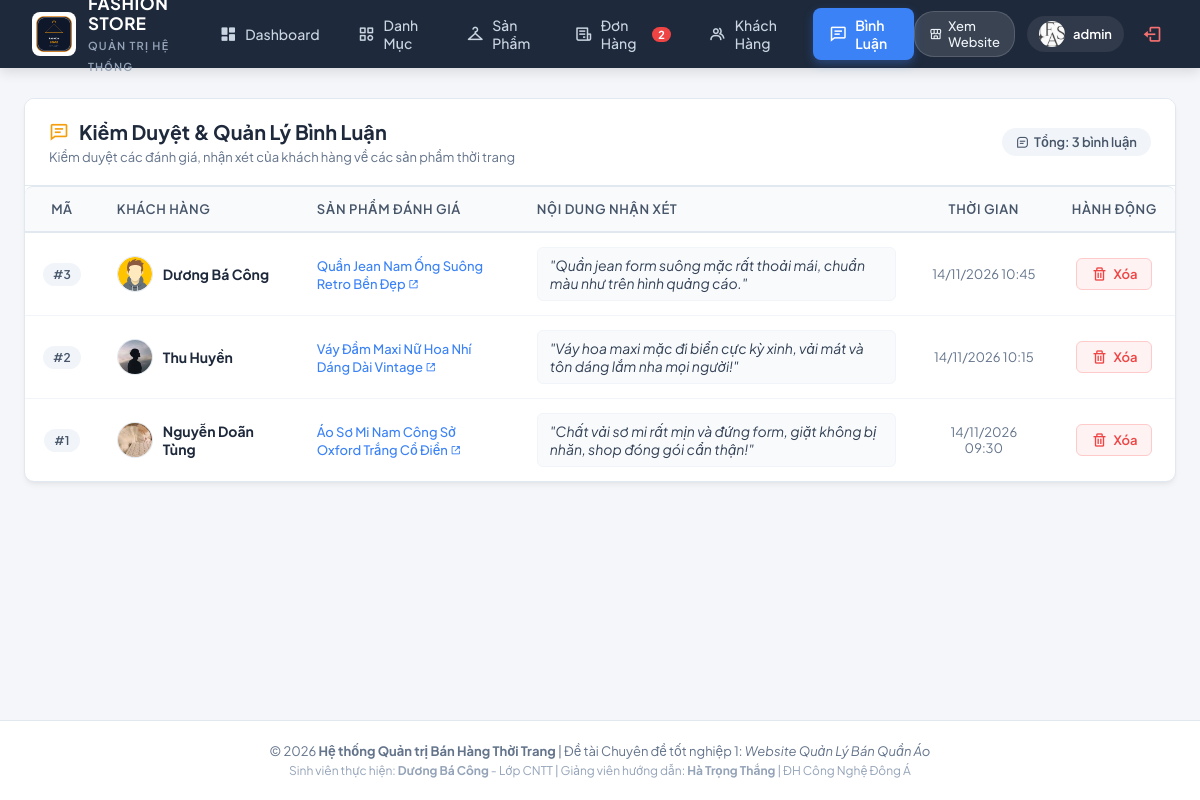
The page /controller/indexAdmin.php?act=binhluan (signed in) on the database its author committed.
### tables this page shows
CREATE TABLE `binhluan` (
  `id` int(11) NOT NULL AUTO_INCREMENT,
  `hinh` varchar(225) NOT NULL,
  `iduser` int(11) NOT NULL,
  `idsp` int(11) NOT NULL,
  `noidung` varchar(225) NOT NULL,
  `postdate` varchar(225) NOT NULL,
  `name` varchar(225) NOT NULL,
  PRIMARY KEY (`id`)
);

CREATE TABLE `sanpham` (
  `id` int(11) NOT NULL AUTO_INCREMENT,
  `hinh` varchar(255) NOT NULL,
  `tensp` varchar(255) NOT NULL,
  `gia` int(11) NOT NULL,
  `iddanhmuc` int(11) NOT NULL,
  PRIMARY KEY (`id`)
);

### model/config.php (called while the page is built, shortened)
<?php
  function pdo_con(){
    static $cached_conn = null;
    if ($cached_conn !== null) {
      return $cached_conn;
    }
    $http_host = $_SERVER['HTTP_HOST'] ?? '';
    $is_infinityfree = (strpos($http_host, 'infinityfree') !== false || strpos($http_host, 'epizy.com') !== false);
    if ($is_infinityfree) {
      $servername = "sql302.infinityfree.com";
      $username = "if0_43184606";
      $password = "8gZKYLk9Rk6UBlL";
      $dbname = "if0_43184606_duan1";
      $port = 3306;
      $db_candidates = [$dbname];
    } else {
      $servername = "127.0.0.1";
      $username = "root";
      $password = "";
      $port = 3306;
      $db_candidates = ['duanmau', 'duan1'];
    }
    foreach ($db_candidates as $try_db) {
      try {
        $conn = new PDO("mysql:host=$servername;port=$port;dbname=$try_db;charset=utf8", $username, $password, [
          PDO::ATTR_ERRMODE => PDO::ERRMODE_EXCEPTION,
          PDO::ATTR_TIMEOUT => 2
        ]);
        $cached_conn = $conn;
        return $cached_conn;
      } catch (PDOException $e) {
      }
    }
    return null;
  }
  function pdo_query($sql){
    $sql_args = array_slice(func_get_args(), 1);
    $conn = pdo_con();
    try {
      $stmt = $conn->prepare($sql);
      $stmt->execute($sql_args);
      $rows = $stmt->fetchAll();
      return $rows ? $rows : [];
    } catch (PDOException $e) {
      throw $e;
    }
  }
?>

### model/binhluan.php (called while the page is built, shortened)
<?php
function binhluan_showall(){
    $sql = "SELECT binhluan.*, sanpham.tensp FROM binhluan LEFT JOIN sanpham ON binhluan.idsp = sanpham.id ORDER BY binhluan.id DESC";
    return pdo_query($sql);
}
?>

### viewAdmin/binhluan.php (the view, shortened to what this page needs)
<?php
$list_binhluan = binhluan_showall();
?>
<div class="admin-card">
    <div class="admin-card-header">
        <div class="admin-card-title-group">
            <h2><i class='bx bx-comment-detail' style="color: #f59e0b;"></i> Kiểm Duyệt & Quản Lý Bình Luận</h2>
            <p>Kiểm duyệt các đánh giá, nhận xét của khách hàng về các sản phẩm thời trang</p>
        </div>
        <div>
            <span class="badge-pill badge-neutral" style="font-size: 13px; padding: 6px 14px;">
                <i class='bx bx-message-square-detail'></i> Tổng: <?= count($list_binhluan) ?> bình luận
            </span>
        </div>
    </div>
    <div class="admin-card-body" style="padding: 0;">
        <div class="table-responsive">
            <table class="admin-table">
                <thead>
                    <tr>
                        <th style="width: 70px; text-align: center;">Mã</th>
                        <th style="width: 200px;">Khách Hàng</th>
                        <th style="width: 220px;">Sản Phẩm Đánh Giá</th>
                        <th>Nội Dung Nhận Xét</th>
                        <th style="width: 140px; text-align: center;">Thời Gian</th>
                        <th style="width: 120px; text-align: center;">Hành Động</th>
                    </tr>
                </thead>
                <tbody>
                    <?php if (!empty($list_binhluan)): ?>
                        <?php foreach ($list_binhluan as $row):
                            $id = $row['id'];
                            $name = $row['name'];
                            $hinh = !empty($row['hinh']) ? $row['hinh'] : 'iconUser.png';
                            $idsp = $row['idsp'];
                            $tensp = !empty($row['tensp']) ? $row['tensp'] : ('Sản phẩm #' . $idsp);
                            $noidung = $row['noidung'];
                            $postdate = $row['postdate'];
                            $dellink = "../controller/indexAdmin.php?act=binhluan&id=" . $id;
                        ?>
                            <tr>
                                <td style="text-align: center;">
                                    <span class="badge-pill badge-neutral">#<?= $id ?></span>
                                </td>
                                <td>
                                    <div style="display: flex; align-items: center; gap: 10px;">
                                        <img src="../view/images/<?= htmlspecialchars($hinh) ?>" alt="" style="width: 36px; height: 36px; border-radius: 50%; object-fit: cover; border: 1px solid #e2e8f0;">
                                        <strong style="color: #1e293b;"><?= htmlspecialchars($name) ?></strong>
                                    </div>
                                </td>
                                <td>
                                    <a href="../controller/index.php?act=chitietsp&idsanpham=<?= $idsp ?>" target="_blank" style="color: #3b82f6; text-decoration: none; font-weight: 500; font-size: 13px;">
                                        <?= htmlspecialchars($tensp) ?> <i class='bx bx-link-external' style="font-size: 11px;"></i>
                                    </a>
                                </td>
                                <td>
                                    <div style="background: #f8fafc; border: 1px solid #f1f5f9; padding: 8px 12px; border-radius: 6px; font-style: italic; color: #334155;">
                                        "<?= htmlspecialchars($noidung) ?>"
                                    </div>
                                </td>
                                <td style="text-align: center; color: #64748b; font-size: 13px;">
                                    <?= htmlspecialchars($postdate) ?>
                                </td>
                                <td style="text-align: center;">
                                    <a onclick="return confirm('Bạn có chắc chắn muốn xóa bình luận này?')" href="<?= $dellink ?>" class="btn-action btn-delete" title="Xóa bình luận vi phạm">
                                        <i class='bx bx-trash'></i> Xóa
                                    </a>
                                </td>
                            </tr>
                        <?php endforeach; ?>
                    <?php endif; ?>
                </tbody>
            </table>
        </div>
    </div>
</div>

### view/css/admin.css (style rules this page uses)
:root { --admin-bg: #f4f6fa; --admin-card-bg: #ffffff; --admin-header-bg: #1e293b; --admin-text-main: #1e293b; --admin-text-muted: #64748b; --admin-border: #e2e8f0; --admin-primary: #3b82f6; --admin-primary-hover: #2563eb; --admin-success: #10b981; --admin-success-hover: #059669; --admin-danger: #ef4444; --admin-danger-hover: #dc2626; --admin-warning: #f59e0b; --admin-info: #06b6d4; --admin-radius: 10px; --admin-shadow: 0 4px 6px -1px rgba(0, 0, 0, 0.05), 0 2px 4px -2px rgba(0, 0, 0, 0.05); --admin-shadow-lg: 0 10px 15px -3px rgba(0, 0, 0, 0.08), 0 4px 6px -4px rgba(0, 0, 0, 0.04); }
* { box-sizing: border-box; margin: 0; padding: 0; }
body.admin-body { font-family: 'Plus Jakarta Sans', 'Quicksand', -apple-system, BlinkMacSystemFont, 'Segoe UI', Roboto, sans-serif; background-color: var(--admin-bg); color: var(--admin-text-main); min-height: 100vh; display: flex; flex-direction: column; }
.admin-card { background: var(--admin-card-bg); border-radius: var(--admin-radius); border: 1px solid var(--admin-border); box-shadow: var(--admin-shadow); overflow: hidden; margin-bottom: 30px; transition: box-shadow 0.25s ease; }
.admin-card-header { padding: 20px 24px; border-bottom: 1px solid var(--admin-border); display: flex; align-items: center; justify-content: space-between; flex-wrap: wrap; gap: 16px; background: #ffffff; }
.admin-card-title-group h2 { font-size: 20px; font-weight: 700; color: var(--admin-text-main); display: flex; align-items: center; gap: 10px; margin: 0; }
.admin-card-title-group p { font-size: 13px; color: var(--admin-text-muted); margin-top: 4px; }
.admin-card-body { padding: 24px; }
.table-responsive { width: 100%; overflow-x: auto; }
.admin-table { width: 100%; border-collapse: separate; border-spacing: 0; text-align: left; }
.admin-table thead tr th { background: #f8fafc; color: #475569; font-size: 13px; font-weight: 600; text-transform: uppercase; letter-spacing: 0.6px; padding: 14px 18px; border-top: 1px solid var(--admin-border); border-bottom: 2px solid var(--admin-border); white-space: nowrap; }
.admin-table thead tr th:first-child { border-top-left-radius: 8px; }
.admin-table thead tr th:last-child { border-top-right-radius: 8px; }
.admin-table tbody tr { transition: background-color 0.15s ease; }
.admin-table tbody tr td { padding: 14px 18px; border-bottom: 1px solid #f1f5f9; font-size: 14px; color: #334155; vertical-align: middle; }
.admin-table tbody tr:last-child td { border-bottom: none; }
.btn-action { display: inline-flex; align-items: center; gap: 6px; padding: 7px 14px; border-radius: 6px; font-size: 13px; font-weight: 600; text-decoration: none; border: none; cursor: pointer; transition: all 0.2s ease; }
.btn-action i { font-size: 16px; }
.btn-delete { background: #fef2f2; color: var(--admin-danger); border: 1px solid #fecaca; }
.badge-pill { display: inline-flex; align-items: center; gap: 5px; padding: 4px 10px; border-radius: 20px; font-size: 12px; font-weight: 600; }
.badge-neutral { background: #f1f5f9; color: #475569; }

### rows shown on the page
binhluan: id "3", hinh (picture), name "Dương Bá Công", sanpham.tensp "Quần Jean Nam Ống Suông Retro Bền Đẹp", noidung "Quần jean form suông mặc rất thoải mái, chuẩn màu như trên hình quảng cáo.", postdate "14/11/2026 10:45"
binhluan: id "2", hinh (picture), name "Thu Huyền", sanpham.tensp "Váy Đầm Maxi Nữ Hoa Nhí Dáng Dài Vintage", noidung "Váy hoa maxi mặc đi biển cực kỳ xinh, vải mát và tôn dáng lắm nha mọi người!", postdate "14/11/2026 10:15"
binhluan: id "1", hinh (picture), name "Nguyễn Doãn Tùng", sanpham.tensp "Áo Sơ Mi Nam Công Sở Oxford Trắng Cổ Điển", noidung "Chất vải sơ mi rất mịn và đứng form, giặt không bị nhăn, shop đóng gói cẩn thận!", postdate "14/11/2026 09:30"

### other values the page prints
$badge_pending "2"
$admin_name "admin"
count($list_binhluan) "3"
